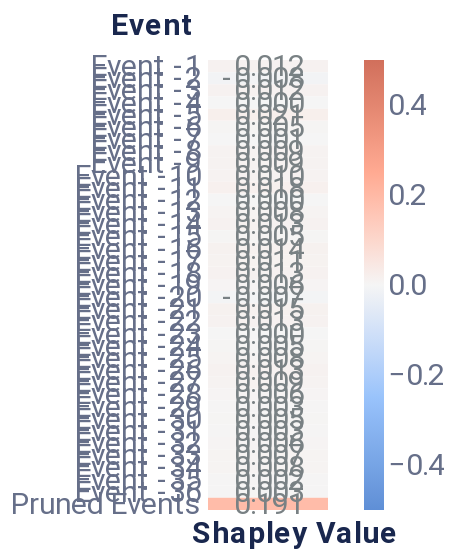

Write notebook code for a chart like this one.
### Markdown cell above
##### Event-level explanation

### Code cell
event_dict = {'rs': 42, 'nsamples': 32000}
event_data = local_event(f, pos_x_data, event_dict, positive_sequence_id, sequence_id_feat, average_event, pruning_idx)
event_plot = plot_event_heatmap(event_data)
event_plot

### Figure 1 — Vega-Lite specification as saved in the notebook (floating-point values rounded to 4 significant figures)
{"config": {"axis": {"domain": true, "domainColor": "#666F89", "grid": false, "gridCap": "round", "gridColor": "#B3B7C4", "gridDash": [2, 4], "gridWidth": 0.5, "labelColor": "#666F89", "labelFont": "Roboto, Arial, sans-serif", "labelPadding": 2, "tickColor": "#666F89", "tickOpacity": 0.5, "tickSize": 4, "titleColor": "#19274E", "titleFont": "Roboto, Arial, sans-serif", "titleFontSize": 12}, "axisBand": {"domain": true, "labelPadding": 4, "ticks": false}, "axisY": {"domain": false, "titleAlign": "left", "titleAngle": 0, "titleX": -20, "titleY": -10}, "legend": {"labelColor": "#666F89", "labelFont": "Roboto, Arial, sans-serif", "labelFontSize": 12, "symbolSize": 40, "titleColor": "#19274E", "titleFont": "Roboto, Arial, sans-serif", "titleFontSize": 12, "titlePadding": 4}, "arc": {"stroke": "#FFFFFF", "strokeWidth": 1}, "bar": {"fill": "#2770EB", "stroke": null}, "line": {"stroke": "#2770EB", "strokeWidth": 2}, "path": {"stroke": "#2770EB", "strokeWidth": 0.5}, "point": {"fill": "#2770EB", "shape": "circle", "filled": true}, "rect": {"fill": "#2770EB"}, "rule": {"stroke": "#666F89"}, "shape": {"stroke": "#2770EB"}, "text": {"color": "#19274E", "font": "Roboto, Arial, sans-serif", "fontSize": 12}, "range": {"category": ["#2770EB", "#77B98A", "#DA5252", "#FFC400", "#A87AEA", "#00A39E", "#19274E"], "diverging": ["#006360", "#2BB3AE", "#96D9D7", "#FFFFFF", "#EDAAAA", "#DA5252", "#811D1D"], "heatmap": ["#18448F", "#1B4EA5", "#2770EB", "#4C88EE", "#82ACF3", "#A6C4F7", "#E9F1FD"], "ramp": ["#18448F", "#1B4EA5", "#2770EB", "#4C88EE", "#82ACF3", "#A6C4F7", "#E9F1FD"]}, "background": "#FFFFFF", "group": {"fill": "#FFFFFF"}, "header": {"labelColor": "#19274E", "labelFont": "Roboto, Arial, sans-serif", "labelFontSize": 12, "titleColor": "#19274E", "titleFont": "Roboto, Arial, sans-serif", "titleFontSize": 16}, "title": {"anchor": "start", "color": "#19274E", "font": "Roboto, Arial, sans-serif", "fontSize": 20, "fontWeight": "bold", "offset": 20, "subtitleColor": "#19274E", "subtitleFontSize": 16}, "view": {"continuousHeight": 300, "continuousWidth": 400, "stroke": "transparent"}}, "layer": [{"mark": "rect", "encoding": {"color": {"field": "rounded", "legend": {"gradientLength": 225, "gradientThickness": 10, "labelFontSize": 15, "orient": "right"}, "scale": {"domain": [-0.5, 0.5], "range": ["#5f8fd6", "#99c3fb", "#f5f5f5", "#ffaa92", "#d16f5b"]}, "title": null, "type": "quantitative"}, "x": {"axis": {"title": "Shapley Value", "titleFontSize": 15}, "field": "column", "type": "ordinal"}, "y": {"axis": {"domain": false, "labelFontSize": 15, "title": "Event", "titleFontSize": 15, "titleX": -49}, "field": "Feature", "sort": ["Event -1", "Event -2", "Event -3", "Event -4", "Event -5", "Event -6", "Event -7", "Event -8", "Event -9", "Event -10", "Event -11", "Event -12", "Event -13", "Event -14", "Event -15", "Event -16", "Event -17", "Event -18", "Event -19", "Event -20", "Event -21", "Event -22", "Event -23", "Event -24", "Event -25", "Event -26", "Event -27", "Event -28", "Event -29", "Event -30", "Event -31", "Event -32", "Event -33", "Event -34", "Event -35", "Event -36", "Pruned Events"], "type": "ordinal"}}}, {"mark": {"type": "text", "align": "right", "baseline": "middle", "color": "#798184", "dx": 18, "fontSize": 15}, "encoding": {"text": {"field": "rounded_str", "type": "nominal"}, "x": {"axis": {"domain": false, "labels": false, "title": "Shapley Value", "titleX": 43}, "field": "column", "type": "ordinal"}, "y": {"axis": {"domain": false, "labelFontSize": 15, "title": "Event", "titleFontSize": 15, "titleX": -49}, "field": "Feature", "sort": ["Event -1", "Event -2", "Event -3", "Event -4", "Event -5", "Event -6", "Event -7", "Event -8", "Event -9", "Event -10", "Event -11", "Event -12", "Event -13", "Event -14", "Event -15", "Event -16", "Event -17", "Event -18", "Event -19", "Event -20", "Event -21", "Event -22", "Event -23", "Event -24", "Event -25", "Event -26", "Event -27", "Event -28", "Event -29", "Event -30", "Event -31", "Event -32", "Event -33", "Event -34", "Event -35", "Event -36", "Pruned Events"], "type": "ordinal"}}}], "data": {"name": "data-2ac325e6ce1bb90045b831f67f8b5990"}, "height": 225, "width": 60, "$schema": "https://vega.github.io/schema/vega-lite/v4.17.0.json", "datasets": {"data-2ac325e6ce1bb90045b831f67f8b5990": [{"Shapley Value": 0.01191, "Feature": "Event -1", "row": 1, "column": 1, "rounded": 0.012, "rounded_str": "0.012"}, {"Shapley Value": -0.008138, "Feature": "Event -2", "row": 2, "column": 1, "rounded": -0.008, "rounded_str": "-0.008"}, {"Shapley Value": 0.01248, "Feature": "Event -3", "row": 3, "column": 1, "rounded": 0.012, "rounded_str": "0.012"}, {"Shapley Value": 0.0, "Feature": "Event -4", "row": 4, "column": 1, "rounded": 0.0, "rounded_str": "0.000"}, {"Shapley Value": 0.02103, "Feature": "Event -5", "row": 5, "column": 1, "rounded": 0.021, "rounded_str": "0.021"}, {"Shapley Value": 0.005188, "Feature": "Event -6", "row": 6, "column": 1, "rounded": 0.005, "rounded_str": "0.005"}, {"Shapley Value": 0.0005408, "Feature": "Event -7", "row": 7, "column": 1, "rounded": 0.001, "rounded_str": "0.001"}, {"Shapley Value": 0.009168, "Feature": "Event -8", "row": 8, "column": 1, "rounded": 0.009, "rounded_str": "0.009"}, {"Shapley Value": 0.008892, "Feature": "Event -9", "row": 9, "column": 1, "rounded": 0.009, "rounded_str": "0.009"}, {"Shapley Value": 0.009603, "Feature": "Event -10", "row": 10, "column": 1, "rounded": 0.01, "rounded_str": "0.010"}, {"Shapley Value": 0.01775, "Feature": "Event -11", "row": 11, "column": 1, "rounded": 0.018, "rounded_str": "0.018"}, {"Shapley Value": 0.0, "Feature": "Event -12", "row": 12, "column": 1, "rounded": 0.0, "rounded_str": "0.000"}, {"Shapley Value": 0.008435, "Feature": "Event -13", "row": 13, "column": 1, "rounded": 0.008, "rounded_str": "0.008"}, {"Shapley Value": 0.01262, "Feature": "Event -14", "row": 14, "column": 1, "rounded": 0.013, "rounded_str": "0.013"}, {"Shapley Value": 0.004514, "Feature": "Event -15", "row": 15, "column": 1, "rounded": 0.005, "rounded_str": "0.005"}, {"Shapley Value": 0.01396, "Feature": "Event -16", "row": 16, "column": 1, "rounded": 0.014, "rounded_str": "0.014"}, {"Shapley Value": 0.011, "Feature": "Event -17", "row": 17, "column": 1, "rounded": 0.011, "rounded_str": "0.011"}, {"Shapley Value": 0.01278, "Feature": "Event -18", "row": 18, "column": 1, "rounded": 0.013, "rounded_str": "0.013"}, {"Shapley Value": 0.005775, "Feature": "Event -19", "row": 19, "column": 1, "rounded": 0.006, "rounded_str": "0.006"}, {"Shapley Value": -0.007454, "Feature": "Event -20", "row": 20, "column": 1, "rounded": -0.007, "rounded_str": "-0.007"}, {"Shapley Value": 0.01518, "Feature": "Event -21", "row": 21, "column": 1, "rounded": 0.015, "rounded_str": "0.015"}, {"Shapley Value": 0.0127, "Feature": "Event -22", "row": 22, "column": 1, "rounded": 0.013, "rounded_str": "0.013"}, {"Shapley Value": 0.0002955, "Feature": "Event -23", "row": 23, "column": 1, "rounded": 0.0, "rounded_str": "0.000"}, {"Shapley Value": 0.004943, "Feature": "Event -24", "row": 24, "column": 1, "rounded": 0.005, "rounded_str": "0.005"}, {"Shapley Value": 0.008402, "Feature": "Event -25", "row": 25, "column": 1, "rounded": 0.008, "rounded_str": "0.008"}, {"Shapley Value": 0.01298, "Feature": "Event -26", "row": 26, "column": 1, "rounded": 0.013, "rounded_str": "0.013"}, {"Shapley Value": 0.009309, "Feature": "Event -27", "row": 27, "column": 1, "rounded": 0.009, "rounded_str": "0.009"}, {"Shapley Value": 0.005824, "Feature": "Event -28", "row": 28, "column": 1, "rounded": 0.006, "rounded_str": "0.006"}, {"Shapley Value": 0.003149, "Feature": "Event -29", "row": 29, "column": 1, "rounded": 0.003, "rounded_str": "0.003"}, {"Shapley Value": 0.005213, "Feature": "Event -30", "row": 30, "column": 1, "rounded": 0.005, "rounded_str": "0.005"}, {"Shapley Value": 0.002757, "Feature": "Event -31", "row": 31, "column": 1, "rounded": 0.003, "rounded_str": "0.003"}, {"Shapley Value": 0.005917, "Feature": "Event -32", "row": 32, "column": 1, "rounded": 0.006, "rounded_str": "0.006"}, {"Shapley Value": 0.006682, "Feature": "Event -33", "row": 33, "column": 1, "rounded": 0.007, "rounded_str": "0.007"}, {"Shapley Value": 0.007819, "Feature": "Event -34", "row": 34, "column": 1, "rounded": 0.008, "rounded_str": "0.008"}, {"Shapley Value": 0.002249, "Feature": "Event -35", "row": 35, "column": 1, "rounded": 0.002, "rounded_str": "0.002"}, {"Shapley Value": 0.003435, "Feature": "Event -36", "row": 36, "column": 1, "rounded": 0.003, "rounded_str": "0.003"}, {"Shapley Value": 0.1908, "Feature": "Pruned Events", "row": 37, "column": 1, "rounded": 0.191, "rounded_str": "0.191"}]}}
